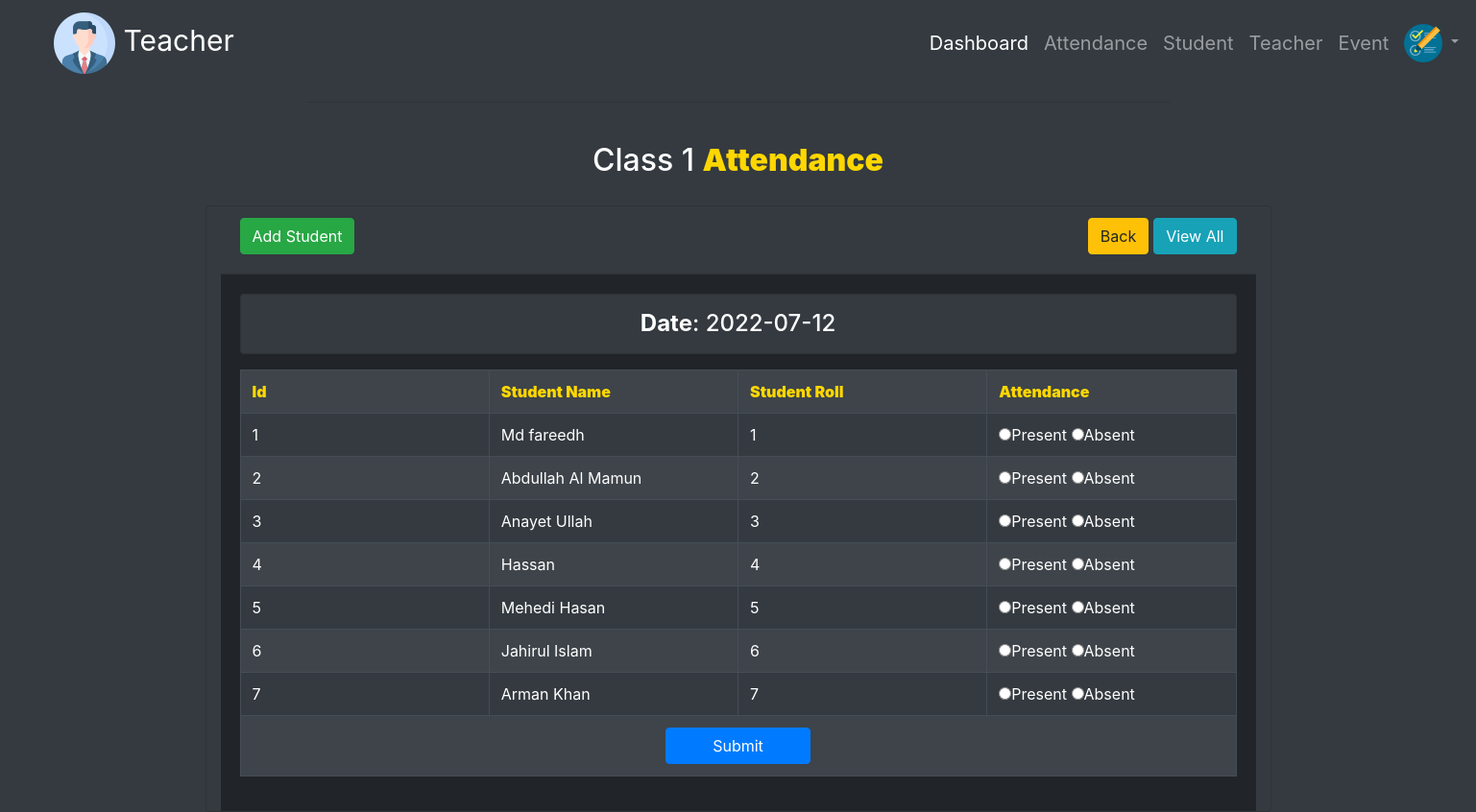
Page /class1/index.php on the committed database.
### tables this page shows
CREATE TABLE IF NOT EXISTS `tbl_student1` (
  `id` int(11) NOT NULL AUTO_INCREMENT,
  `name` varchar(255) NOT NULL,
  `roll` int(11) NOT NULL,
  PRIMARY KEY (`id`)
);

### class1/lib/Database.php (called while the page is built, shortened)
<?php
Class Database{
 public $host   = DB_HOST;
 public $user   = DB_USER;
 public $pass   = DB_PASS;
 public $dbname = DB_NAME;
 public $link;
private function connectDB(){
   $this->link = new mysqli($this->host, $this->user, $this->pass,
      $this->dbname);
   }
  public function select($query){
    $result = $this->link->query($query) or
       die($this->link->error.__LINE__);
      if($result->num_rows > 0){
        return $result;
      } else {
        return false;
      }
   }
}

### class1/classes/Student.php (called while the page is built, shortened)
<?php
	$filepath = realpath(dirname(__FILE__));
	include_once ($filepath.'/../lib/Database.php');
?>
<?php
class Student{
	private $db;
	public function __construct(){
		$this->db = new Database();
	}
	public function getStudents(){
		$query = "SELECT * FROM tbl_student1";
		$result = $this->db->select($query);
		return $result;
	}
}

### class1/index.php (the view, shortened to what this page needs)
<nav class="navbar navbar-expand-lg navbar-dark bg-dark col-md-12">
  <a class="navbar-brand" href="home.php" style="font-size:30px; margin-left: 40px;"><img src="../img/profile.png"> Teacher</a>
  <div class="collapse navbar-collapse" id="navbarNavDropdown">
    <ul class="navbar-nav">
      <li class="nav-item active">
        <a class="nav-link" href="home.php" style="margin-top:5px;font-size: 20px;margin-left: 700px;">Dashboard</a>
      </li>
      <li class="nav-item">
        <a class="nav-link" href="attendence.php" style="margin-top: 5px; font-size: 20px;">Attendance</a>
      </li>
      <li class="nav-item">
        <a class="nav-link" href="student.php" style="font-size:20px;margin-top: 5px;">Student</a>
      </li>
      <li class="nav-item">
        <a class="nav-link" href="teacher.php" style="font-size:20px;margin-top: 5px;">Teacher</a>
      </li>
      <li class="nav-item">
        <a class="nav-link" href="event.php" style="font-size:20px;margin-top: 5px;">Event</a>
      </li>
      <li class="nav-item dropdown">
        <a class="nav-link dropdown-toggle" href="#" id="navbarDropdownMenuLink" data-toggle="dropdown" aria-haspopup="true" aria-expanded="false"><img src="../img/test.png" style="height: 40px;width: 40px;">
        </a>
      </li>
    </ul>
  </div>
</nav>
<hr style="color:white;height: 5px;width: 900px;">
<?php
	include "inc/header.php";
	include "classes/Student.php";
	$stu = new Student();
?>
<?php
	$cur_date = date('Y-m-d');
?>
	<div class="container">
		<div class="card col-md-12 bg-dark">
			<div class="card-header bg-dark col-md-12">
				<h2>
					<a class="btn btn-success" href="add.php">Add Student</a>
					<a class="btn btn-info float-right" href="date_view.php">View All</a>
					<a class="btn btn-warning float-right" style="margin-right:5px;" href="../attendence.php">Back</a>
				</h2>
			</div>
			<div class="card-body" style="background-color:#212529;">
				<div class="card bg-dark text-center mb-3">
					<h4 class="m-0 py-3" style="color:white;"><strong>Date</strong>: <?php echo $cur_date; ?></h4>
				</div>
				<form action="" method="post">
					<table class="table table-striped table-dark table-bordered table-hover col-md-12">
						<tr>
							<th width="25%" style="font-weight:900; color: #FFD700;">Id</th>
							<th width="25%" style="font-weight:900; color: #FFD700;">Student Name</th>
							<th width="25%" style="font-weight:900; color: #FFD700;">Student Roll</th>
							<th width="25%" style="font-weight:900; color: #FFD700;">Attendance</th>
						</tr>
<?php
	$getstudent = $stu->getStudents();
	if ($getstudent) {
		$i = 0;
		while ($value = $getstudent->fetch_assoc()) {
			$i++;
?>
						<tr>
							<td><?php echo $i; ?></td>
							<td><?php echo $value['name']; ?></td>
							<td><?php echo $value['roll']; ?></td>
							<td>
								<input type="radio" name="attend[<?php echo $value['roll']; ?>]" value="present">Present
								<input type="radio" name="attend[<?php echo $value['roll']; ?>]" value="absent">Absent
							</td>
						</tr>
<?php } } ?>
						<tr>
							<td colspan="4" class="text-center">
								<input type="submit" name="submit" class="btn btn-primary px-5" value="Submit">
							</td>
						</tr>
					</table>
				</form>
			</div>
		</div>
	</div>

### class1/inc/header.php (shortened to what this page needs)
<!DOCTYPE html>
<html lang="en">
<head>
	<link rel="stylesheet" type="text/css" href="https://stackpath.bootstrapcdn.com/bootstrap/4.2.1/css/bootstrap.min.css">
	<link rel="stylesheet" type="text/css" href="css/style.css">
</head>
<body class="bg-dark">
	<div class="container col-md-12">
		<div class="card card-body bg-dark text-center" style="border:none;">
			<h2 style="color: white;">Class 1 <span style="color:#FFD700;font-weight: 900;">Attendance</span></h2>
		</div>
	</div>

### rows in the picture
tbl_student1: name "Md fareedh", roll "1"
tbl_student1: name "Abdullah Al Mamun", roll "2"
tbl_student1: name "Anayet Ullah", roll "3"
tbl_student1: name "Hassan", roll "4"
tbl_student1: name "Mehedi Hasan", roll "5"
tbl_student1: name "Jahirul Islam", roll "6"
tbl_student1: name "Arman Khan", roll "7"
